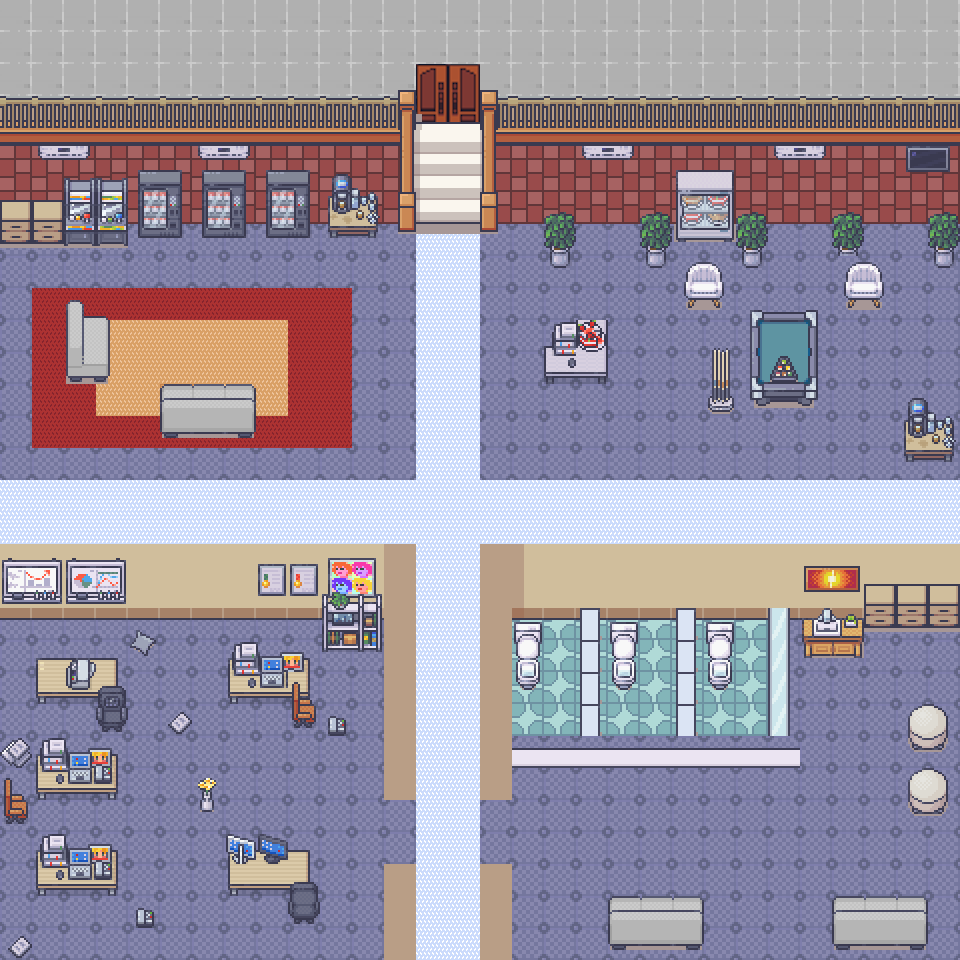

Rendered tile map (Tiled .tmx) drawn with the repository's tilesets; below, a short description and the map source with its tile grids summarised:
An orthogonal 30x30 tile map with 32x32 px tiles, 8 tile layers (ground, wall2, wall, furniture, ...), 7 tilesets and 1 object (start).

<map version="1.10" tiledversion="1.10.2" orientation="orthogonal" renderorder="right-down" width="30" height="30" tilewidth="32" tileheight="32" infinite="0" nextlayerid="11" nextobjectid="9">
 <editorsettings>
  <export target="assets/lobby.tmj" format="json" />
 </editorsettings>
 <tileset firstgid="1" name="1_Generic_32x32" tilewidth="32" tileheight="32" tilecount="1248" columns="16">
  <image source="assets/1_Generic_32x32.png" trans="ff00ff" width="512" height="2496" />
 </tileset>
 <tileset firstgid="1249" name="14_Basement_32x32" tilewidth="32" tileheight="32" tilecount="800" columns="16">
  <image source="assets/14_Basement_32x32.png" trans="ff00ff" width="512" height="1600" />
 </tileset>
 <tileset firstgid="2049" name="Buildings32x32" tilewidth="32" tileheight="32" tilecount="180" columns="12">
  <image source="assets/Buildings32x32.png" trans="ff00ff" width="384" height="480" />
 </tileset>
 <tileset firstgid="2229" name="17_Visibile_Upstairs_System_32x32" tilewidth="32" tileheight="32" tilecount="432" columns="16">
  <image source="assets/17_Visibile_Upstairs_System_32x32.png" trans="ff00ff" width="512" height="864" />
 </tileset>
 <tileset firstgid="2661" name="Carpet" tilewidth="32" tileheight="32" tilecount="960" columns="60">
  <image source="assets/Carpet.png" trans="ff00ff" width="1920" height="512" />
 </tileset>
 <tileset firstgid="3621" name="defimon3" tilewidth="32" tileheight="32" tilecount="848" columns="16">
  <image source="assets/defimon3.png" trans="ff00ff" width="512" height="1696" />
 </tileset>
 <tileset firstgid="4469" name="18_Jail_32x32" tilewidth="32" tileheight="32" tilecount="720" columns="16">
  <image source="assets/18_Jail_32x32.png" trans="ff00ff" width="512" height="1440" />
 </tileset>
 <layer id="4" name="ground" width="30" height="30">
  <data>[900 cells, 690 non-empty, 5 distinct tile ids]</data>
 </layer>
 <layer id="8" name="wall2" width="30" height="30">
  <data>[900 cells, 100 non-empty, 5 distinct tile ids]</data>
 </layer>
 <layer id="3" name="wall" width="30" height="30">
  <data>[900 cells, 737 non-empty, 4 distinct tile ids]</data>
 </layer>
 <layer id="5" name="furniture" width="30" height="30">
  <data>[900 cells, 152 non-empty, 72 distinct tile ids]</data>
 </layer>
 <layer id="7" name="furniture2" width="30" height="30">
  <data>[900 cells, 129 non-empty, 86 distinct tile ids]</data>
 </layer>
 <layer id="2" name="door" width="30" height="30">
  <data>[900 cells, 4 non-empty, 4 distinct tile ids]</data>
 </layer>
 <layer id="1" name="stair" width="30" height="30">
  <data>[900 cells, 13 non-empty, 13 distinct tile ids]</data>
 </layer>
 <layer id="9" name="stair2" width="30" height="30">
  <data>[900 cells, 64 non-empty, 14 distinct tile ids]</data>
 </layer>
 <objectgroup id="10" name="objectLayer">
  <object id="1" name="start" x="445.333" y="133.333">
   <point />
  </object>
 </objectgroup>
</map>
